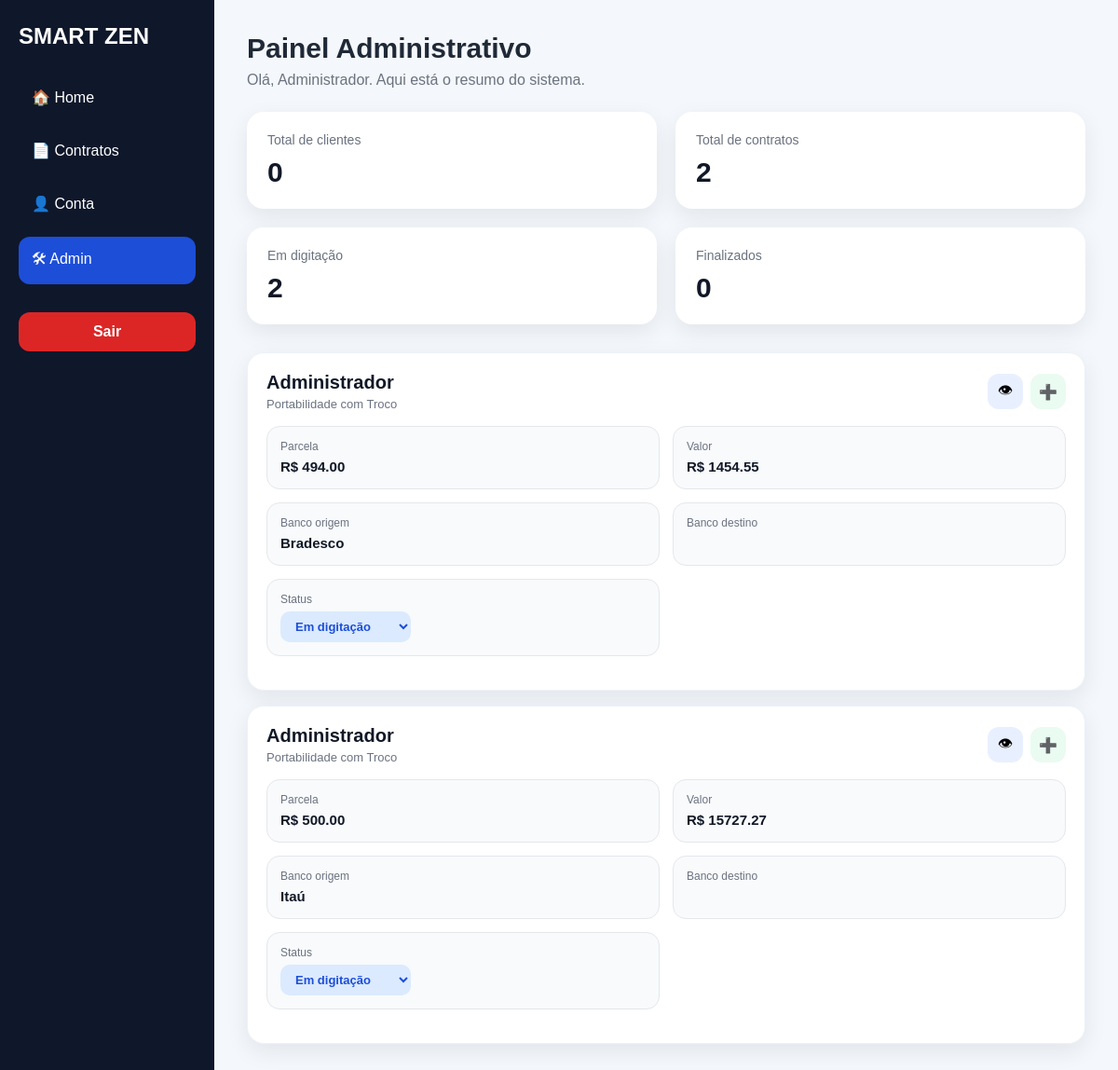
Page /admin (signed in) on the committed database.
### tables this page shows
CREATE TABLE contratos (
            id INTEGER PRIMARY KEY AUTOINCREMENT,
            cliente_id INTEGER NOT NULL,
            cliente TEXT NOT NULL,
            tipo TEXT,
            parcela TEXT,
            valor TEXT,
            saldo_devedor TEXT,
            banco_origem TEXT,
            banco_destino TEXT,
            status TEXT,
            FOREIGN KEY (cliente_id) REFERENCES usuarios (id)
        );

### app.py (the view)
@app.route("/admin")
def admin():
    if "usuario" not in session:
        return redirect("/")
    if not session.get("is_admin"):
        return "Acesso negado"
    db = get_db()
    clientes_reais = db.execute(
        "SELECT * FROM usuarios WHERE is_admin = 0"
    ).fetchall()
    total_clientes = len(clientes_reais)
    total_contratos = db.execute(
        "SELECT COUNT(*) AS total FROM contratos"
    ).fetchone()["total"]
    em_digitacao = db.execute(
        "SELECT COUNT(*) AS total FROM contratos WHERE status = ?",
        ("Em digitação",)
    ).fetchone()["total"]
    finalizados = db.execute(
        "SELECT COUNT(*) AS total FROM contratos WHERE status = ?",
        ("Finalizado",)
    ).fetchone()["total"]
    contratos = db.execute("""
        SELECT
            c.*,
            u.cpf,
            u.telefone,
            u.email,
            u.nascimento,
            u.data_cadastro
        FROM contratos c
        LEFT JOIN usuarios u ON u.id = c.cliente_id
        ORDER BY c.id DESC
    """).fetchall()
    return render_template(
        "admin.html",
        nome=session["usuario"],
        total_clientes=total_clientes,
        total_contratos=total_contratos,
        em_digitacao=em_digitacao,
        finalizados=finalizados,
        contratos=contratos
    )

### app.py (called while the page is built)
def get_db():
    if "db" not in g:
        g.db = sqlite3.connect(DATABASE)
        g.db.row_factory = sqlite3.Row
    return g.db

@app.before_request
def before_request():
    init_db()

### templates/admin.html (shortened to what this page needs)
<!DOCTYPE html>
<html lang="pt-br">
<head>
</head>
<body>
<div class="layout">
    <div class="sidebar">
        <h2 class="logo">SMART ZEN</h2>
        <ul>
            <li><a href="/dashboard">🏠 Home</a></li>
            <li><a href="/contratos">📄 Contratos</a></li>
            <li><a href="/conta">👤 Conta</a></li>
            <li class="active"><a href="/admin">🛠 Admin</a></li>
        </ul>
        <div class="sair" onclick="window.location.href='/logout'">Sair</div>
    </div>
    <div class="main">
        <div class="topo">
            <h1>Painel Administrativo</h1>
            <p>Olá, {{ nome }}. Aqui está o resumo do sistema.</p>
        </div>
        <div class="cards">
            <div class="card">
                <span>Total de clientes</span>
                <h2>{{ total_clientes }}</h2>
            </div>
            <div class="card">
                <span>Total de contratos</span>
                <h2>{{ total_contratos }}</h2>
            </div>
            <div class="card">
                <span>Em digitação</span>
                <h2>{{ em_digitacao }}</h2>
            </div>
            <div class="card">
                <span>Finalizados</span>
                <h2>{{ finalizados }}</h2>
            </div>
        </div>
        {% if contratos and contratos|length > 0 %}
        <div class="lista-contratos-admin">
            {% for contrato in contratos %}
            <div class="contrato-card">
                <div class="contrato-topo">
                    <div>
                        <h3>{{ contrato.cliente }}</h3>
                        <p>{{ contrato.tipo }}</p>
                    </div>
                    <div class="acoes-finais">
                        <button class="icon-btn ver"
                            onclick="abrirPopup(
                                '{{ contrato.cliente }}',
                                '{{ contrato.cpf }}',
                                '{{ contrato.telefone }}',
                                '{{ contrato.email }}',
                                '{{ contrato.nascimento }}',
                                '{{ contrato.data_cadastro }}',
                                '{{ contrato.tipo }}',
                                '{{ contrato.parcela }}',
                                '{{ contrato.valor }}',
                                '{{ contrato.saldo_devedor if contrato.saldo_devedor else "" }}',
                                '{{ contrato.banco_origem }}',
                                '{{ contrato.banco_destino }}',
                                '{{ contrato.status }}'
                            )">👁</button>
                        <a href="/novo-contrato/{{ contrato.cliente }}" class="icon-btn add">➕</a>
                    </div>
                </div>
                <div class="contrato-grid">
                    <div class="info-box">
                        <span>Parcela</span>
                        <strong>R$ {{ contrato.parcela }}</strong>
                    </div>
                    <div class="info-box">
                        <span>Valor</span>
                        <strong>R$ {{ contrato.valor }}</strong>
                    </div>
                    <div class="info-box">
                        <span>Banco origem</span>
                        <strong>{{ contrato.banco_origem }}</strong>
                    </div>
                    <div class="info-box">
                        <span>Banco destino</span>
                    </div>
                    <div class="info-box">
                        <span>Status</span>
                        <div class="status-area">
                            <select
                                onchange="atualizarStatus('{{ contrato.id }}', this)"
                                class="status-select {% if contrato.status == 'Em digitação' %}status-digitacao{% elif contrato.status == 'Em análise' %}status-analise{% elif contrato.status == 'Aprovado' %}status-aprovado{% elif contrato.status == 'Reprovado' %}status-reprovado{% elif contrato.status == 'Pago' %}status-pago{% endif %}">
                                <option value="Em digitação" {% if contrato.status == "Em digitação" %}selected{% endif %}>Em digitação</option>
                            </select>
                        </div>
                    </div>
                </div>
            </div>
            {% endfor %}
        </div>
        {% else %}
        <div class="sem-contratos">
            <h3>Nenhum cliente cadastrado ainda</h3>
            <p>Quando houver contratos, eles vão aparecer aqui.</p>
        </div>
        {% endif %}
    </div>
</div>
</body>
</html>

### templates/admin.html (style rules this page uses)
* { margin: 0; padding: 0; box-sizing: border-box; font-family: Arial, sans-serif; }
body { background: #f4f7fb; color: #1f2937; }
.layout { display: flex; min-height: 100vh; }
.sidebar { width: 230px; background: #0f172a; color: white; padding: 25px 20px; }
.logo { font-size: 24px; margin-bottom: 30px; }
.sidebar ul { list-style: none; padding: 0; }
.sidebar ul li { margin-bottom: 14px; }
.sidebar ul li a { display: block; color: white; text-decoration: none; padding: 12px 14px; border-radius: 12px; transition: 0.3s; }
.sidebar ul li.active a, .sidebar ul li a:hover { background: #1d4ed8; }
.sair { margin-top: 30px; padding: 12px 14px; border-radius: 12px; background: #dc2626; text-align: center; cursor: pointer; font-weight: bold; }
.main { flex: 1; padding: 35px; }
.topo h1 { font-size: 30px; margin-bottom: 8px; }
.topo p { color: #6b7280; margin-bottom: 25px; }
.cards { display: grid; grid-template-columns: repeat(4, 1fr); gap: 20px; margin-bottom: 30px; }
.card { background: white; border-radius: 18px; padding: 22px; box-shadow: 0 8px 24px rgba(15, 23, 42, 0.08); }
.card span { display: block; font-size: 14px; color: #6b7280; margin-bottom: 10px; }
.card h2 { font-size: 30px; color: #111827; }
.lista-contratos-admin { margin-top: 10px; display: flex; flex-direction: column; gap: 16px; }
.contrato-card { background: white; border-radius: 18px; padding: 20px; box-shadow: 0 8px 24px rgba(15, 23, 42, 0.08); border: 1px solid #edf2f7; }
.contrato-topo { display: flex; justify-content: space-between; align-items: center; gap: 12px; margin-bottom: 16px; flex-wrap: wrap; }
.contrato-topo h3 { font-size: 20px; color: #111827; }
.contrato-topo p { font-size: 13px; color: #6b7280; margin-top: 4px; }
.acoes-finais { display: flex; gap: 8px; }
.icon-btn { border: none; width: 38px; height: 38px; border-radius: 12px; cursor: pointer; font-size: 16px; display: flex; align-items: center; justify-content: center; text-decoration: none; transition: 0.2s; }
.icon-btn.ver { background: #e8f0ff; }
.icon-btn.add { background: #eafbf1; }
.contrato-grid { display: grid; grid-template-columns: repeat(5, 1fr); gap: 14px; margin-bottom: 16px; }
.info-box { background: #f8fafc; border: 1px solid #e5e7eb; border-radius: 14px; padding: 14px; }
.info-box span { display: block; font-size: 12px; color: #6b7280; margin-bottom: 6px; }
.info-box strong { color: #111827; font-size: 15px; }
.status-area { display: flex; align-items: center; gap: 8px; flex-wrap: wrap; }
.status-select { padding: 8px 12px; border-radius: 10px; border: none; font-size: 13px; font-weight: bold; outline: none; cursor: pointer; min-width: 140px; }
.status-digitacao { background: #dbeafe; color: #1d4ed8; }
@media (max-width: 1200px) { .cards { grid-template-columns: repeat(2, 1fr); } }
@media (max-width: 1200px) { .contrato-grid { grid-template-columns: repeat(2, 1fr); } }

### rows in the picture
contratos: cliente "Administrador", tipo "Portabilidade com Troco", parcela "494.00", valor "1454.55", banco_origem "Bradesco", status+id "Em digitação"
contratos: cliente "Administrador", tipo "Portabilidade com Troco", parcela "500.00", valor "15727.27", banco_origem "Itaú", status+id "Em digitação"

### other values in the picture
{{ nome }} "Administrador"
{{ total_clientes }} "0"
{{ total_contratos }} "2"
{{ em_digitacao }} "2"
{{ finalizados }} "0"
